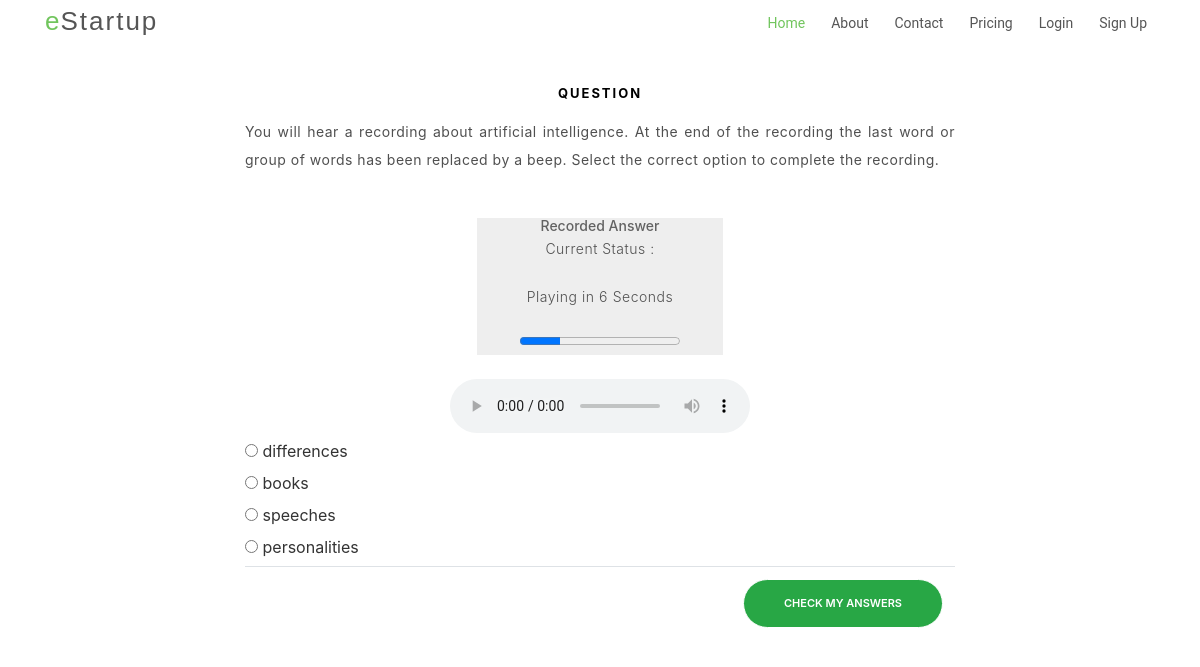
/modules/select-missing-word/, run on the app's committed database.
### modules/models.py (models this page shows)
class AbstractChoices(StatusAbstract):
    option_1 = models.TextField(max_length=500, blank=False)
    option_2 = models.TextField(max_length=500, blank=False)
    option_3 = models.TextField(max_length=500, blank=False)
    option_4 = models.TextField(max_length=500, blank=False)
    answer = models.TextField(max_length=500, blank=False)
    class Meta:
        abstract = True

class SelectMissingWord(AbstractChoices):
    audio_topic = models.CharField(max_length=100, blank=False)
    audio = models.FileField(upload_to='ptebooster/media/select-missing-word')

### modules/views.py (the view)
# urls.py: path('select-missing-word/', SelectMissingWordView.as_view()),
class SelectMissingWordView(AbstractListView):
    model = SelectMissingWord
    template_name = 'questions/select-missing-word.html'
    paginate_by = 1

### modules/views.py (called while the page is built)
    def get_queryset(self):
        qs = super().get_queryset()
        queryset = qs.filter(active=True)
        return queryset

### modules/templates/questions/select-missing-word.html (shortened to what this page needs)
{% extends "base.html" %}
{% block content %}
<section id="get-started" class="padd-section text-center">
<div class="container">
    <div class="container-fluid text-center">
        <div class="row content">
          <div class="col-sm-2 sidenav">
          </div>
          <div class="col-sm-8 text-center">
                {% for object in object_list %}
              <h4 class="card-title">Question</h4>
              <table class="table table-hover">
                  <thead>
                    <tr>
                     <p class="text-justify" ><strong> You will hear a recording about {{object.audio_topic}}. At the end of the recording the last word or
                         group of words has been replaced by a beep. Select the correct option to complete the recording. </strong></p>
                    </tr>
                  </thead>
                  <tbody>
                      <tr>
                          {% block timer %}
                          {% include "timer.html" %}
                          {% endblock %}
                      </tr>
                      <tr><audio onloadeddata="var audioPlayer = this; setTimeout(function() { audioPlayer.play(); }, 8000)" id="audioContent" controls controlsList="nodownload"><source src="{{ object.audio.url }}" type="audio/mpeg"></audio></tr>
                    <tr>
                            <div id="radiogroup" class="radio text-left">
                                    <label><input type="radio" name="optradio" value="{{object.option_1}}" > {{object.option_1}}</label>
                                  </div>
                                  <div class="radio text-left">
                                    <label><input type="radio" name="optradio" value="{{object.option_2}}"> {{object.option_2}}</label>
                                  </div>
                                  <div class="radio text-left">
                                    <label><input type="radio" name="optradio" value="{{object.option_3}}"> {{object.option_3}}</label>
                                  </div>
                                  <div class="radio text-left">
                                        <label><input type="radio" name="optradio" value="{{object.option_4}}"> {{object.option_4}}</label>
                                      </div>
                    </tr>
                    {% endfor %}
                    <tr>
                        <th scope="col" class="text-right"><button type="button" class="btn btn-success getvalue">Check my Answers</button></th>
                      </tr>
                  </tbody>
                </table>
          </div>
          <div class="col-sm-2 sidenav">
            </div>
          </div>
        </div>
      </div>
</section>
      {% endblock %}

### modules/templates/timer.html
<br>
<div class="row">
        <div class="col-sm-4"></div>
                  <div class="col-sm-4" style="background-color: #eee;">
                      <h5 class="text-center"> Recorded Answer </h5>
                      <p> Current Status :</p>
                      <p> Playing in <span id="countdowntimer">8 </span> Seconds</p>
                      <progress value="0" max="8" id="progressBar"></progress>
                  </div>
                  <div class="col-sm-4"></div></div>
                  <br>

### modules/static/css/style.css (style rules this page uses)
body { background-color: #fff; color: #333; }
h1, h2, h3, h4, h5, h6 { margin: 0; }
h4 { color: #000; font-size: 13px; font-weight: 700; letter-spacing: 2px; text-transform: uppercase; line-height: 2; }
h5 { color: #626262; font-size: 14px; font-weight: 500; }
p { color: #505050; font-size: 14px; font-weight: 300; letter-spacing: 0.5px; line-height: 2; margin-bottom: 20px; }
span { letter-spacing: 1px; }
.btn { border: 1px solid #fff; border-radius: 50px; color: #fff; font-size: 11px; font-weight: 600; padding: 15px 40px; text-transform: uppercase; -moz-transition: all 0.5s ease-in-out 0s; -ms-transition: all 0.5s ease-in-out 0s; -o-transition: all 0.5s ease-in-out 0s; -webkit-transition: all 0.5s ease-in-out 0s; transition: all 0.5s ease-in-out 0s; }
.padd-section { padding-bottom: 80px; padding-top: 80px; }
#get-started { display: inline-block; height: 100%; width: 100%; }

### data on the page
SelectMissingWord: audio_topic "artificial intelligence", option_1 "differences", option_2 "books", option_3 "speeches", option_4 "personalities"
